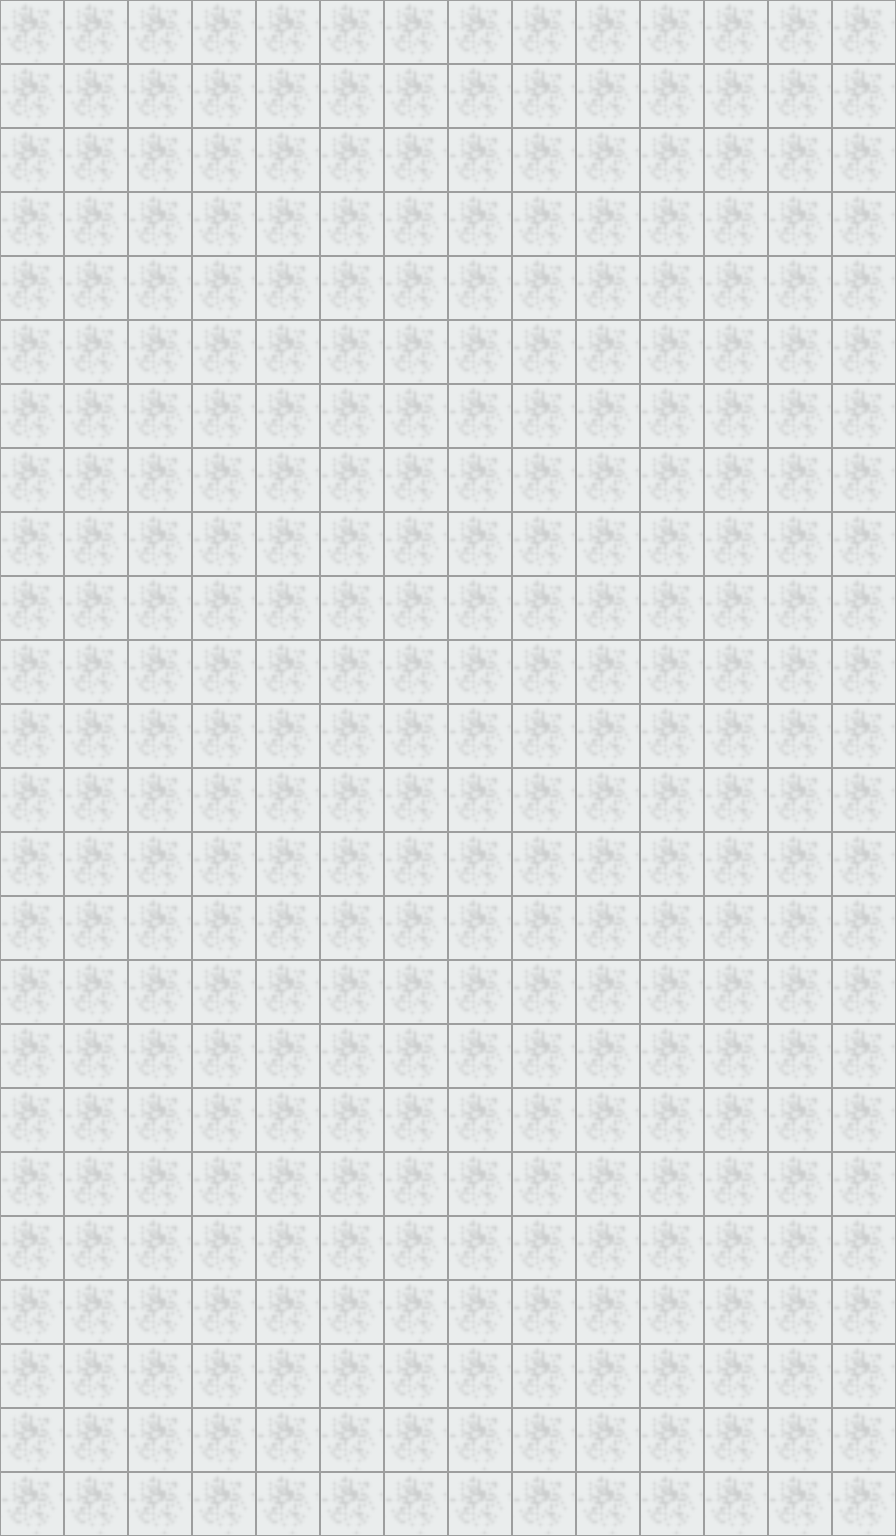

Rendered tile map (Tiled .tmx) drawn with the repository's tilesets; below, a short description and the full map source, tile grids included:
An orthogonal 14x24 tile map with 64x64 px tiles, 1 tile layer (Tile Layer 1).

<map version="1.10" tiledversion="1.10.1" orientation="orthogonal" renderorder="right-down" width="14" height="24" tilewidth="64" tileheight="64" infinite="0" nextlayerid="2" nextobjectid="1">
 <tileset firstgid="1" source="IMSS.tsx" />
 <layer id="1" name="Tile Layer 1" width="14" height="24">
  <data encoding="csv">
15,15,15,15,15,15,15,15,15,15,15,15,15,15,
15,15,15,15,15,15,15,15,15,15,15,15,15,15,
15,15,15,15,15,15,15,15,15,15,15,15,15,15,
15,15,15,15,15,15,15,15,15,15,15,15,15,15,
15,15,15,15,15,15,15,15,15,15,15,15,15,15,
15,15,15,15,15,15,15,15,15,15,15,15,15,15,
15,15,15,15,15,15,15,15,15,15,15,15,15,15,
15,15,15,15,15,15,15,15,15,15,15,15,15,15,
15,15,15,15,15,15,15,15,15,15,15,15,15,15,
15,15,15,15,15,15,15,15,15,15,15,15,15,15,
15,15,15,15,15,15,15,15,15,15,15,15,15,15,
15,15,15,15,15,15,15,15,15,15,15,15,15,15,
15,15,15,15,15,15,15,15,15,15,15,15,15,15,
15,15,15,15,15,15,15,15,15,15,15,15,15,15,
15,15,15,15,15,15,15,15,15,15,15,15,15,15,
15,15,15,15,15,15,15,15,15,15,15,15,15,15,
15,15,15,15,15,15,15,15,15,15,15,15,15,15,
15,15,15,15,15,15,15,15,15,15,15,15,15,15,
15,15,15,15,15,15,15,15,15,15,15,15,15,15,
15,15,15,15,15,15,15,15,15,15,15,15,15,15,
15,15,15,15,15,15,15,15,15,15,15,15,15,15,
15,15,15,15,15,15,15,15,15,15,15,15,15,15,
15,15,15,15,15,15,15,15,15,15,15,15,15,15,
15,15,15,15,15,15,15,15,15,15,15,15,15,15
</data>
 </layer>
</map>